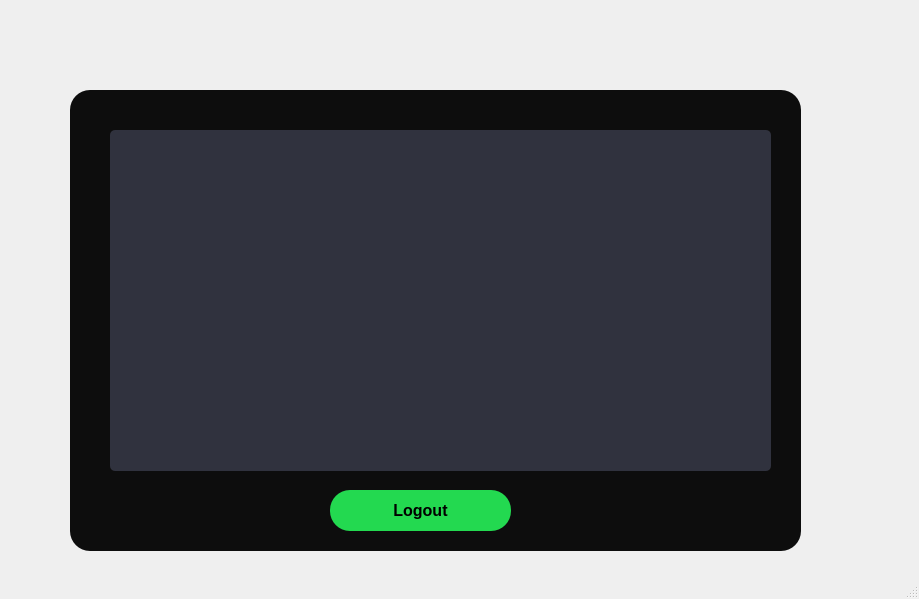
<?xml version="1.0" encoding="UTF-8"?>
<ui version="4.0">
 <class>MainWindow</class>
 <widget class="QMainWindow" name="MainWindow">
  <property name="geometry">
   <rect>
    <x>0</x>
    <y>0</y>
    <width>919</width>
    <height>599</height>
   </rect>
  </property>
  <property name="windowTitle">
   <string>MainWindow</string>
  </property>
  <widget class="QWidget" name="centralwidget">
   <widget class="QWidget" name="widget" native="true">
    <property name="geometry">
     <rect>
      <x>70</x>
      <y>90</y>
      <width>731</width>
      <height>461</height>
     </rect>
    </property>
    <property name="styleSheet">
     <string notr="true">border-radius: 20px;
background-color: rgb(13, 13, 13);</string>
    </property>
    <widget class="QListWidget" name="listWidget">
     <property name="geometry">
      <rect>
       <x>40</x>
       <y>40</y>
       <width>661</width>
       <height>341</height>
      </rect>
     </property>
     <property name="styleSheet">
      <string notr="true">background-color: rgb(48, 50, 62);
border-radius: 5px;
color: rgb(35, 217, 80);</string>
     </property>
     <property name="isWrapping" stdset="0">
      <bool>false</bool>
     </property>
     <property name="wordWrap">
      <bool>true</bool>
     </property>
    </widget>
    <widget class="QPushButton" name="pushButton_5">
     <property name="geometry">
      <rect>
       <x>260</x>
       <y>400</y>
       <width>181</width>
       <height>41</height>
      </rect>
     </property>
     <property name="font">
      <font>
       <family>Arial</family>
       <pointsize>12</pointsize>
       <weight>75</weight>
       <bold>true</bold>
      </font>
     </property>
     <property name="styleSheet">
      <string notr="true">background-color: rgb(35, 217, 80);
border-radius: 20px;</string>
     </property>
     <property name="text">
      <string>Logout</string>
     </property>
    </widget>
   </widget>
  </widget>
  <widget class="QMenuBar" name="menubar">
   <property name="geometry">
    <rect>
     <x>0</x>
     <y>0</y>
     <width>919</width>
     <height>22</height>
    </rect>
   </property>
  </widget>
  <widget class="QStatusBar" name="statusbar"/>
 </widget>
 <resources/>
 <connections/>
</ui>
